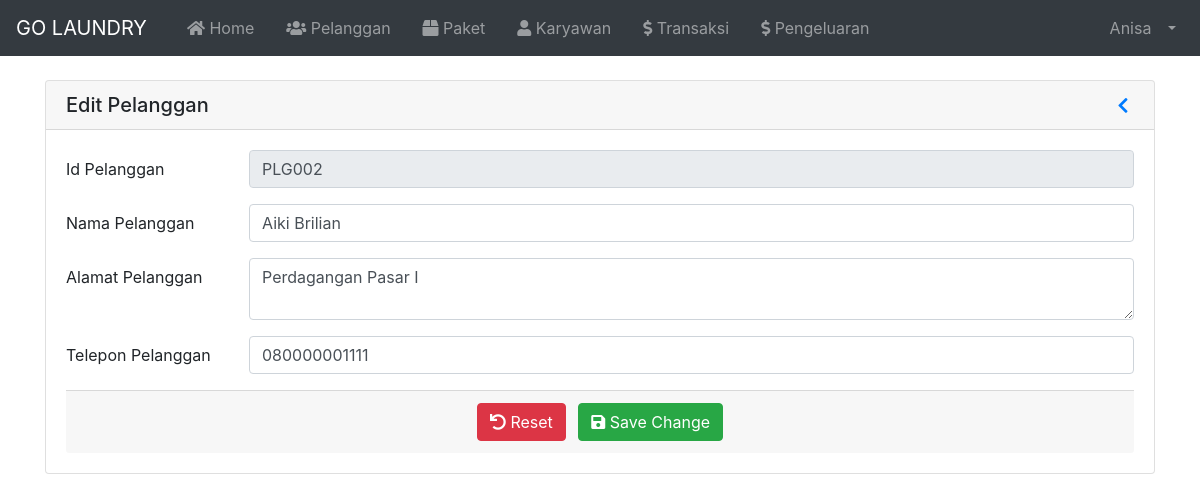
Page /index.php?page=EditPelanggan&id=PLG002 (signed in) on the committed database.
### tables this page shows
CREATE TABLE `tbl_karyawan` (
  `id` int(11) NOT NULL,
  `nama` varchar(100) NOT NULL,
  `username` varchar(30) NOT NULL,
  `password` varchar(255) NOT NULL,
  `email` varchar(255) NOT NULL,
  `no_hp` varchar(20) NOT NULL,
  `alamat` varchar(100) NOT NULL,
  `catatan` varchar(255) NOT NULL,
  `image` varchar(255) NOT NULL,
  `role` varchar(20) NOT NULL
);

CREATE TABLE `tbl_pelanggan` (
  `id` varchar(10) NOT NULL,
  `nama` varchar(100) NOT NULL,
  `alamat` varchar(255) NOT NULL,
  `no_hp` varchar(20) NOT NULL
);

### index.php (called while the page is built, shortened)
<?php
  require 'load/config.php';
  require 'load/function.php';
?>
<?php require_once 'header.php'; ?>
<?php require 'content.php'; ?>
<?php require_once 'footer.php'; ?>

### load/function.php (called while the page is built, shortened)
<?php
  require 'config.php';
  function viewData( $query ) {
    global $koneksi;
    $result = mysqli_query($koneksi, $query);
    if (mysqli_num_rows($result) == 1) {
      return mysqli_fetch_assoc($result);
    }
    $rows = [];
    return $rows;
  }
?>

### page/pelanggan/editpelanggan.php (the view, shortened to what this page needs)
<?php
	$id = $_GET['id'];
	$data = viewData("SELECT * FROM tbl_pelanggan WHERE id = '$id'");
?>
<div class="container container-fluid">
	<div class="card mt-4 mb-4">
		<h5 class="card-header d-flex flex-row align-items-center justify-content-between">
			<a>Edit Pelanggan</a>
			<a href="?page=Pelanggan" role="button" id="dropdownMenuLink" aria-haspopup="true" aria-expanded="false">
				<i class="fas fa-chevron-left fa-sm fa-fw"></i>
			</a>
		</h5>
		<div class="card-body">
			<form method="post" action="">
				<div class="form-group row">
					<label for="id" class="col-sm-2 col-form-label">Id Pelanggan</label>
					<div class="col-sm-10">
						<input type="text" class="form-control" id="id" name="id" value="<?= $data['id']; ?>" required readonly>
					</div>
				</div>
				<div class="form-group row">
					<label for="nama" class="col-sm-2 col-form-label">Nama Pelanggan</label>
					<div class="col-sm-10">
						<input type="text" class="form-control" id="nama" name="nama" value="<?= $data['nama']; ?>"
							placeholder="Masukkan Nama Pelanggan" maxlength="50" required autofocus>
					</div>
				</div>
				<div class="form-group row">
					<label for="alamat" class="col-sm-2 col-form-label">Alamat Pelanggan</label>
					<div class="col-sm-10">
						<textarea type="text" class="form-control" id="alamat" name="alamat" placeholder="Masukkan Alamat Pelanggan"
							maxlength="255" required><?= $data['alamat']; ?></textarea>
					</div>
				</div>
				<div class="form-group row">
					<label for="no_hp" class="col-sm-2 col-form-label">Telepon Pelanggan</label>
					<div class="col-sm-10">
						<input type="number" class="form-control" id="no_hp" name="no_hp" value="<?= $data['no_hp']; ?>" min="0" maxlength="20" placeholder="Masukkan Telepon Pelanggan" autocomplete="off" required>
					</div>
				</div>
				<div class="card-footer text-center">
					<button type="reset" class="btn btn-danger mr-2"><i class="fas fa-undo"></i> Reset</button>
					<button type="submit" name="submit" class="btn btn-success"><i class="fas fa-save"></i> Save Change</button>
				</div>
			</form>
		</div>
	</div>
</div>

### header.php (shortened to what this page needs)
<?php
$id = $_SESSION['id'];
$result = mysqli_query($koneksi, "SELECT * FROM tbl_karyawan WHERE id = '$id'");
$user = mysqli_fetch_assoc($result);
?>
<!DOCTYPE html>
<html lang="en">
<head>
	<link rel="stylesheet" href="asset/vendor/bootstrap-4.5.3/css/bootstrap.min.css">
	<link rel="stylesheet" href="asset/vendor/fontawesome/css/all.min.css">
	<link rel="stylesheet" href="asset/vendor/datatables-b4/datatables.min.css">
</head>
<body>
	<nav class="navbar navbar-expand-lg navbar-dark bg-dark">
		<a class="navbar-brand" href="index.php">
			GO LAUNDRY
		</a>
		<div class="collapse navbar-collapse" id="navbarSupportedContent">
			<ul class="navbar-nav mr-auto">
				<li class="nav-item ml-3">
					<a class="nav-link" href="index.php"><i class="fas fa-home"></i> Home</a>
				</li>
				<li class="nav-item ml-3">
					<a class="nav-link" href="?page=Pelanggan"><i class="fas fa-users"></i> Pelanggan</a>
				</li>
				<li class="nav-item ml-3">
					<a class="nav-link" href="?page=Paket"><i class="fas fa-box"></i> Paket</a>
				</li>
				<?php if ($user['role'] == 'Admin'): ?>
					<li class="nav-item ml-3">
						<a class="nav-link" href="?page=Karyawan"><i class="fas fa-user"></i> Karyawan</a>
					</li>
				<?php endif; ?>
				<li class="nav-item ml-3">
					<a class="nav-link " href="?page=Transaksi"><i class="fas fa-dollar-sign"></i> Transaksi</a>
				</li>
				<li class="nav-item ml-3">
					<a class="nav-link " href="?page=Pengeluaran"><i class="fas fa-dollar-sign"></i> Pengeluaran</a>
				</li>
			</ul>
			<ul class="navbar-nav ml-auto">
				<li class="nav-item dropdown">
					<a class="nav-link dropdown-toggle" href="#" id="userDropdown" role="button" data-toggle="dropdown"
						aria-haspopup="true" aria-expanded="false">
						<span class="mr-2 d-none d-lg-inline">
							<?= $user['nama']; ?>
						</span>
					</a>
				</li>
			</ul>
		</div>
	</nav>
</body>

### rows in the picture
tbl_karyawan: nama "Anisa"
tbl_pelanggan: id "PLG002", nama "Aiki Brilian", alamat "Perdagangan Pasar I", no_hp "080000001111"
